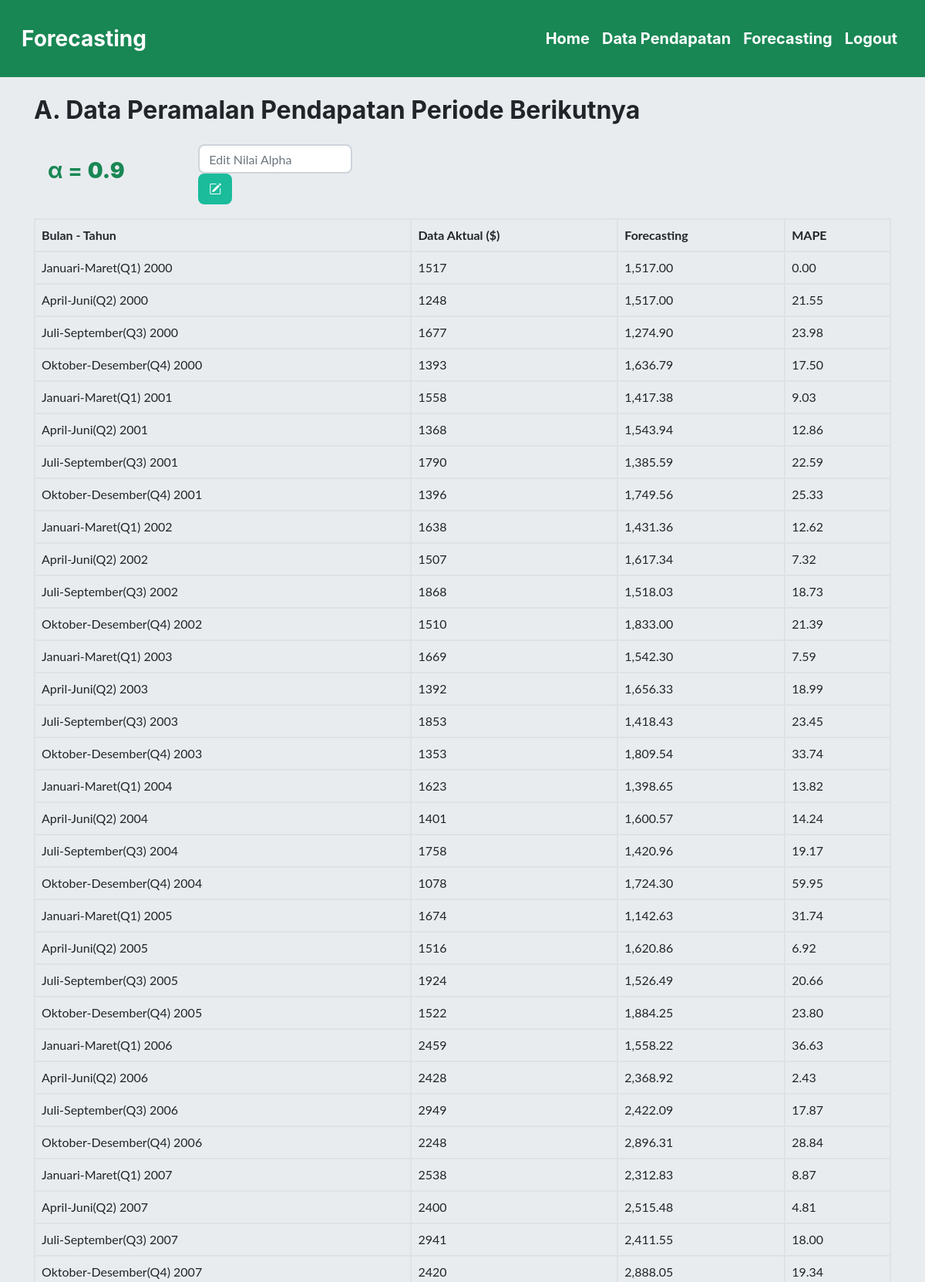
The app's page /forecast.php (signed in, upper part) with its own data.
### tables this page shows
CREATE TABLE `tb_alpha` (
  `id_alpha` varchar(11) NOT NULL,
  `nilai_alpha` decimal(2,1) NOT NULL
);

CREATE TABLE `tb_penjualan` (
  `id` int(11) NOT NULL,
  `bln_thn` varchar(50) NOT NULL,
  `d_aktual` int(11) NOT NULL
);

### forecast.php (the view, shortened to what this page needs)
<?php
include_once("koneksi.php");
$querytampil = "Select * from tb_penjualan";
$queryalpha = "select * from tb_alpha where id_alpha = 'A1'";
?>
<!DOCTYPE html>
<html lang="en" >
<head>
	<link rel='stylesheet' href='https://maxcdn.bootstrapcdn.com/bootstrap/4.5.2/css/bootstrap.min.css'>
	<link rel='stylesheet' href='https://maxcdn.bootstrapcdn.com/font-awesome/4.7.0/css/font-awesome.min.css'>
	<link rel="stylesheet" href="css/style.css">
	<link rel="stylesheet" href="https://cdn.jsdelivr.net/npm/bootstrap-icons@1.10.2/font/bootstrap-icons.css">
</head>
<body>
	<?php
	include_once 'navbar.php';
	?>
	<div >
		<div class="jumbotron">
			<div class="container" style="height: fit-content; margin-top: 60px;">
				<h2 style="margin-bottom: 25px;">A. Data Peramalan Pendapatan Periode Berikutnya</h2>
				<div style="margin-bottom: 10px;">
					<?php
					$resultquery = mysqli_query($koneksi,$queryalpha);
					$data_alpha = mysqli_fetch_assoc($resultquery);
					?>
					<div class="row">
						<div class="col-sm-2">
							<h6 class="alert fs-3 text-success">	&alpha; = <b><?php echo $data_alpha['nilai_alpha']; ?></b></h6>
						</div>
						<div class="col-sm-10">
							<form action="forecast.php" method="post" name="ubah_alpha">
								<div class="form-check form-check-inline">
									<input class="form-control" type="text" name="nilai_alpha" placeholder="Edit Nilai Alpha" style="width:200px;">
									<button class="btn btn-primary" name="submit" value="Ganti Alpha"><i class="bi bi-pencil-square"></i></button>
								</div>
							</form>
						</div>
					</div>
					<?php
					$n_alpha = $data_alpha["nilai_alpha"];
					?>
				</div>
				<div class="row">
					<div class="col-sm-12">
						<table class="table table-hover table-bordered">
							<tr>
								<th>Bulan - Tahun</th>
								<th>Data Aktual ($)</th>
								<th>Forecasting</th>
								<th>MAPE</th>
							</tr>
							<?php
							$resultquery = mysqli_query($koneksi,$querytampil);
							$d_perkiraan = "";
							$count = mysqli_num_rows($resultquery);
							$loop = 0;
							while ($row=mysqli_fetch_row($resultquery))
							{
								if ($d_perkiraan === "") {
									$d_perkiraan = $row[2];
								}
								else {
									$d_perkiraan = $h_perkiraan;
								}
								$error = abs(($row[2]-$d_perkiraan)/$row[2])*100;
								echo "<tr>";
								echo "<td>$row[1]</td>
								<td>$row[2]</td>
								<td>".number_format($d_perkiraan,2)."</td>
								<td>".number_format($error,2)."</td>";
								echo "</tr>";
								$h_perkiraan = $d_perkiraan+$n_alpha*($row[2]-$d_perkiraan);
								$loop = $loop+1;
								if ($loop == $count) {
									echo "</table></div>";
									?>
								<?php
							}
						}
						?>
			</div>
		</div>
	</div>
</body>
</html>

### records on screen
tb_alpha: nilai_alpha "0.9"
tb_penjualan: bln_thn "Januari-Maret(Q1) 2000", d_aktual "1517", d_aktual "1,517.00", d_aktual "0.00", d_aktual.nilai_alpha "1,517.00"
tb_penjualan: bln_thn "April-Juni(Q2) 2000", d_aktual "1248", error "21.55"
tb_penjualan: bln_thn "Juli-September(Q3) 2000", d_aktual "1677", d_perkiraan "1,274.90", error "23.98"
tb_penjualan: bln_thn "Oktober-Desember(Q4) 2000", d_aktual "1393", d_perkiraan "1,636.79", error "17.50"
tb_penjualan: bln_thn "Januari-Maret(Q1) 2001", d_aktual "1558", d_perkiraan "1,417.38", error "9.03"
tb_penjualan: bln_thn "April-Juni(Q2) 2001", d_aktual "1368", d_perkiraan "1,543.94", error "12.86"
tb_penjualan: bln_thn "Juli-September(Q3) 2001", d_aktual "1790", d_perkiraan "1,385.59", error "22.59"
tb_penjualan: bln_thn "Oktober-Desember(Q4) 2001", d_aktual "1396", d_perkiraan "1,749.56", error "25.33"
tb_penjualan: bln_thn "Januari-Maret(Q1) 2002", d_aktual "1638", d_perkiraan "1,431.36", error "12.62"
tb_penjualan: bln_thn "April-Juni(Q2) 2002", d_aktual "1507", d_perkiraan "1,617.34", error "7.32"
tb_penjualan: bln_thn "Juli-September(Q3) 2002", d_aktual "1868", d_perkiraan "1,518.03", error "18.73"
tb_penjualan: bln_thn "Oktober-Desember(Q4) 2002", d_aktual "1510", d_perkiraan "1,833.00", error "21.39"
tb_penjualan: bln_thn "Januari-Maret(Q1) 2003", d_aktual "1669", d_perkiraan "1,542.30", error "7.59"
tb_penjualan: bln_thn "April-Juni(Q2) 2003", d_aktual "1392", d_perkiraan "1,656.33", error "18.99"
tb_penjualan: bln_thn "Juli-September(Q3) 2003", d_aktual "1853", d_perkiraan "1,418.43", error "23.45"
tb_penjualan: bln_thn "Oktober-Desember(Q4) 2003", d_aktual "1353", d_perkiraan "1,809.54", error "33.74"
tb_penjualan: bln_thn "Januari-Maret(Q1) 2004", d_aktual "1623", d_perkiraan "1,398.65", error "13.82"
tb_penjualan: bln_thn "April-Juni(Q2) 2004", d_aktual "1401", d_perkiraan "1,600.57", error "14.24"
tb_penjualan: bln_thn "Juli-September(Q3) 2004", d_aktual "1758", d_perkiraan "1,420.96", error "19.17"
tb_penjualan: bln_thn "Oktober-Desember(Q4) 2004", d_aktual "1078", d_perkiraan "1,724.30", error "59.95"
tb_penjualan: bln_thn "Januari-Maret(Q1) 2005", d_aktual "1674", d_perkiraan "1,142.63", error "31.74"
tb_penjualan: bln_thn "April-Juni(Q2) 2005", d_aktual "1516", d_perkiraan "1,620.86", error "6.92"
tb_penjualan: bln_thn "Juli-September(Q3) 2005", d_aktual "1924", d_perkiraan "1,526.49", error "20.66"
tb_penjualan: bln_thn "Oktober-Desember(Q4) 2005", d_aktual "1522", d_perkiraan "1,884.25", error "23.80"
tb_penjualan: bln_thn "Januari-Maret(Q1) 2006", d_aktual "2459", d_perkiraan "1,558.22", error "36.63"
tb_penjualan: bln_thn "April-Juni(Q2) 2006", d_aktual "2428", d_perkiraan "2,368.92", error "2.43"
tb_penjualan: bln_thn "Juli-September(Q3) 2006", d_aktual "2949", d_perkiraan "2,422.09", error "17.87"
tb_penjualan: bln_thn "Oktober-Desember(Q4) 2006", d_aktual "2248", d_perkiraan "2,896.31", error "28.84"
tb_penjualan: bln_thn "Januari-Maret(Q1) 2007", d_aktual "2538", d_perkiraan "2,312.83", error "8.87"
tb_penjualan: bln_thn "April-Juni(Q2) 2007", d_aktual "2400", d_perkiraan "2,515.48", error "4.81"
tb_penjualan: bln_thn "Juli-September(Q3) 2007", d_aktual "2941", d_perkiraan "2,411.55", error "18.00"
tb_penjualan: bln_thn "Oktober-Desember(Q4) 2007", d_aktual "2420", d_perkiraan "2,888.05", error "19.34"
